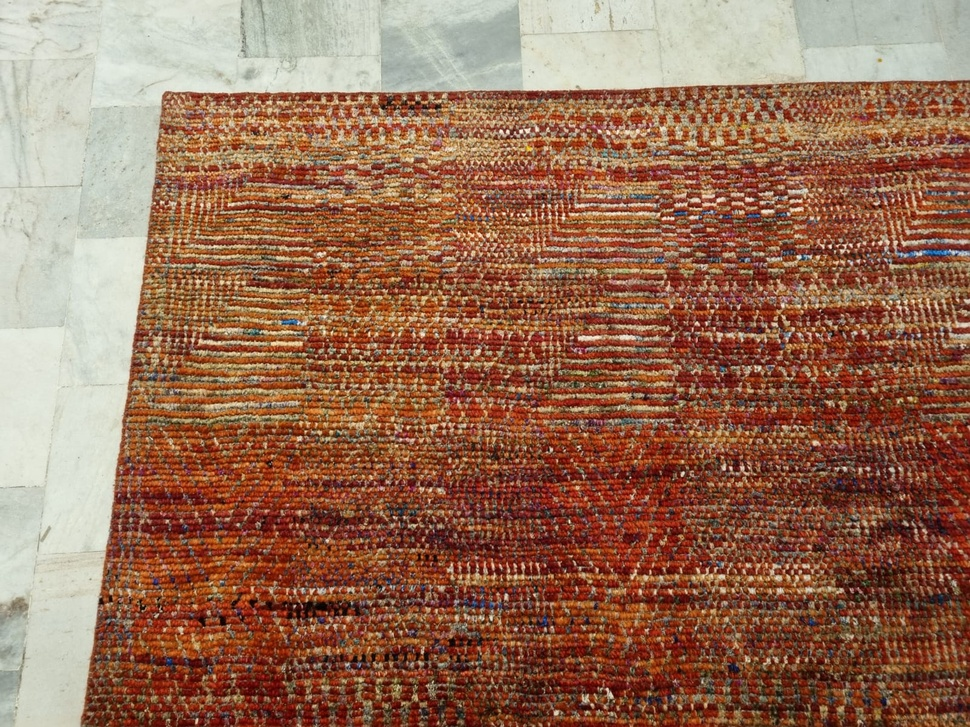
#> input picture images/3/1A.jpeg, 970 x 727 px, shrunk from 1600 x 1200 before the run; its folder holds only this picture in this run
$ python wb.py
#> lines starting #> are read from the running program, lines starting #| are printed output that depends on the picture; long printed decimals are rounded
import cv2
import numpy as np
import os
from pathlib import Path

# --- Stage 1: Dynamic Vignette Correction Functions ---

def create_vignette_correction_map_from_image(image: np.ndarray) -> np.ndarray:
    """
    Computes a gain map to correct vignetting by heavily blurring the image itself.
    """
    # Convert to grayscale to work with brightness
    gray = cv2.cvtColor(image, cv2.COLOR_BGR2GRAY)

    # Use a very large blur kernel to smooth out all texture and detail
    # The kernel size should be odd and large relative to image size
    h, w = gray.shape
    kernel_size = int(min(h, w) / 4) * 2 + 1 # e.g., 1/4 of the smallest dimension

    blurred = cv2.GaussianBlur(gray, (kernel_size, kernel_size), 0)

    # Calculate the average brightness of the blurred field
    avg_brightness = np.mean(blurred)

    # Create the gain map
    gain_map = avg_brightness / (blurred.astype(np.float64) + 1e-6)

    # Return a 3-channel map for easy multiplication with a color image
    return cv2.merge([gain_map, gain_map, gain_map])

def apply_correction(image: np.ndarray, gain_map: np.ndarray) -> np.ndarray:
    """Applies a pre-calculated gain map to an image."""
    corrected_image = image.astype(np.float64) * gain_map
    return np.clip(corrected_image, 0, 255).astype(np.uint8)

# --- Stage 2: White Balance Correction Functions ---

def calculate_gray_world_factors(image: np.ndarray) -> tuple[float, float, float]:
    """Calculates BGR scaling factors based on the Gray World assumption."""
    avg_b, avg_g, avg_r = np.mean(image.astype(np.float64), axis=(0, 1))
    avg_gray = (avg_b + avg_g + avg_r) / 3.0

    scale_b = avg_gray / (avg_b + 1e-6)
    scale_g = avg_gray / (avg_g + 1e-6)
    scale_r = avg_gray / (avg_r + 1e-6)

    return (scale_b, scale_g, scale_r)

def apply_wb_factors(image: np.ndarray, factors: tuple[float, float, float]) -> np.ndarray:
    """Applies pre-calculated BGR scaling factors to an image."""
    scale_b, scale_g, scale_r = factors
    corrected_image = image.astype(np.float64)
    corrected_image[:, :, 0] *= scale_b
    corrected_image[:, :, 1] *= scale_g
    corrected_image[:, :, 2] *= scale_r
    return np.clip(corrected_image, 0, 255).astype(np.uint8)

# --- Stage 3: Histogram Matching Function ---

# [27 lines left out: function match_histogram, not called in this run]

# --- Main Processing Pipeline ---

def preprocess_image_pipeline(input_dir: str, output_dir: str, do_vignette_correction: bool = True, do_histogram_matching: bool = True):
    """
    Runs the full pre-processing pipeline on a folder of images.
    """
#> called with input_dir = 'images/3', output_dir = 'images/3/a', do_vignette_correction = True, do_histogram_matching = False
    in_path = Path(input_dir)
    out_path = Path(output_dir)
    out_path.mkdir(parents=True, exist_ok=True)

    image_extensions = ['.jpg', '.jpeg', '.png', '.tif', '.tiff']
    image_files = sorted([f for f in in_path.iterdir() if f.suffix.lower() in image_extensions])

    if not image_files:
        print(f"No images found in '{input_dir}'")
        return

    # --- Step 1: Perform per-image vignette correction on all images first ---
    vignette_corrected_images = {}
    if do_vignette_correction:
        print("--- Stage 1: Performing Vignette Correction ---")
        for i, image_file in enumerate(image_files):
            print(f"  [{i+1}/{len(image_files)}] Analyzing {image_file.name} for vignetting...")
            img = cv2.imread(str(image_file))
#> img is the input picture: shape (727, 970, 3); mean B, G, R 86.4, 109.5, 151.2
            if img is not None:
                gain_map = create_vignette_correction_map_from_image(img)
#> in create_vignette_correction_map_from_image, `gray = cv2.cvtColor(image, cv2.COLOR_BGR2GRAY)`:
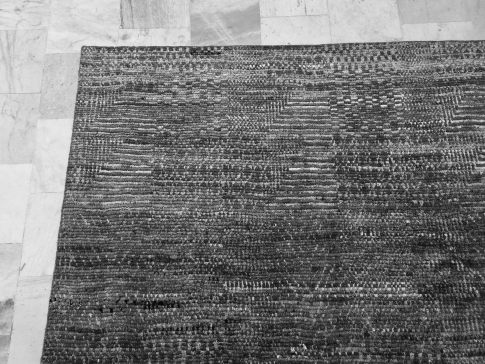
#> gray: shape (727, 970) (shown at 1/2 size); min 1, max 246, mean 119.3
#> in create_vignette_correction_map_from_image, `blurred = cv2.GaussianBlur(gray, (kernel_size, kernel_size), 0)`:
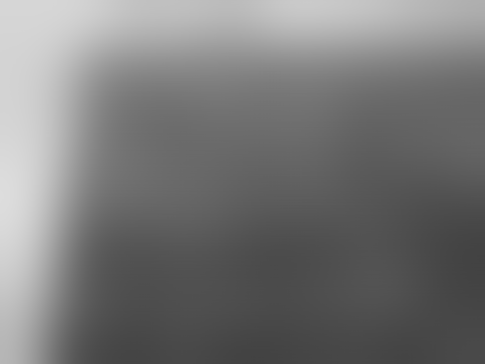
#> blurred: shape (727, 970) (shown at 1/2 size); min 66, max 221, mean 119.3
#> in create_vignette_correction_map_from_image, `avg_brightness = np.mean(blurred)`: avg_brightness = 119.3
#> in create_vignette_correction_map_from_image, `gain_map = avg_brightness / (blurred.astype(np.float64) + 1e-6)`:
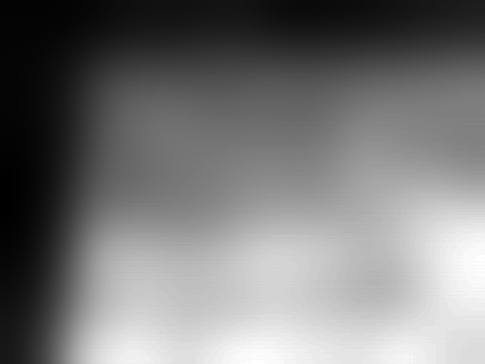
#> gain_map: shape (727, 970) float64 (shown at 1/2 size); min 0.54, max 1.81, mean 1.14; drawn with min black and max white
                vignette_corrected_images[image_file.name] = apply_correction(img, gain_map)
#> in apply_correction, `return np.clip(corrected_image, 0, 255).astype(np.uint8)`:
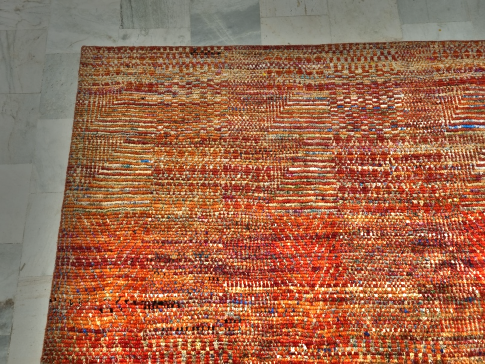
#> returned value: shape (727, 970, 3) (shown at 1/2 size); mean of channels 0, 1, 2 77.6, 104.1, 158.2; drawn as B, G, R
    else:
        print("--- Stage 1: Vignette Correction SKIPPED ---")
        # If skipped, just load the original images
        for image_file in image_files:
            vignette_corrected_images[image_file.name] = cv2.imread(str(image_file))

    # --- Step 2: Analyze ONE reference image to get WB and Histogram targets ---
    print("\n--- Stage 2 & 3: Applying Consistent WB and Histogram Matching ---")
    reference_image_name = image_files[0].name
    print(f"Using '{reference_image_name}' as the reference for WB and Histogram.")

    # Get the already vignette-corrected version of our reference image
    ref_img_for_analysis = vignette_corrected_images[reference_image_name]

    # Calculate WB factors from it
    wb_factors = calculate_gray_world_factors(ref_img_for_analysis)
#> in calculate_gray_world_factors, `avg_b, avg_g, avg_r = np.mean(image.astype(np.float64), axis=(0, 1))`: avg_b = 77.58; avg_g = 104.1; avg_r = 158.2
#> in calculate_gray_world_factors, `avg_gray = (avg_b + avg_g + avg_r) / 3.0`: avg_gray = 113.3
#> in calculate_gray_world_factors, `scale_b = avg_gray / (avg_b + 1e-6)`: scale_b = 1.46
#> in calculate_gray_world_factors, `scale_g = avg_gray / (avg_g + 1e-6)`: scale_g = 1.09
#> in calculate_gray_world_factors, `scale_r = avg_gray / (avg_r + 1e-6)`: scale_r = 0.716
#> wb_factors = (1.46, 1.09, 0.716)
    print(f"Calculated WB Correction Factors (B, G, R): {wb_factors}")
#| Calculated WB Correction Factors (B, G, R): (1.460, 1.088, 0.7161)

    # Create the final "golden reference" for histogram matching
    golden_reference_image = apply_wb_factors(ref_img_for_analysis, wb_factors)
#> in apply_wb_factors, `scale_b, scale_g, scale_r = factors`: scale_b = 1.46; scale_g = 1.09; scale_r = 0.716
#> in apply_wb_factors, `corrected_image[:, :, 2] *= scale_r`:
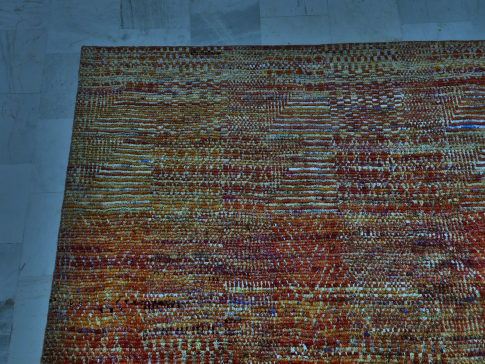
#> corrected_image: shape (727, 970, 3) float64 (shown at 1/2 size); mean of channels 0, 1, 2 113.3, 113.3, 113.3; drawn with min black and max white
#> in apply_wb_factors, `return np.clip(corrected_image, 0, 255).astype(np.uint8)`:
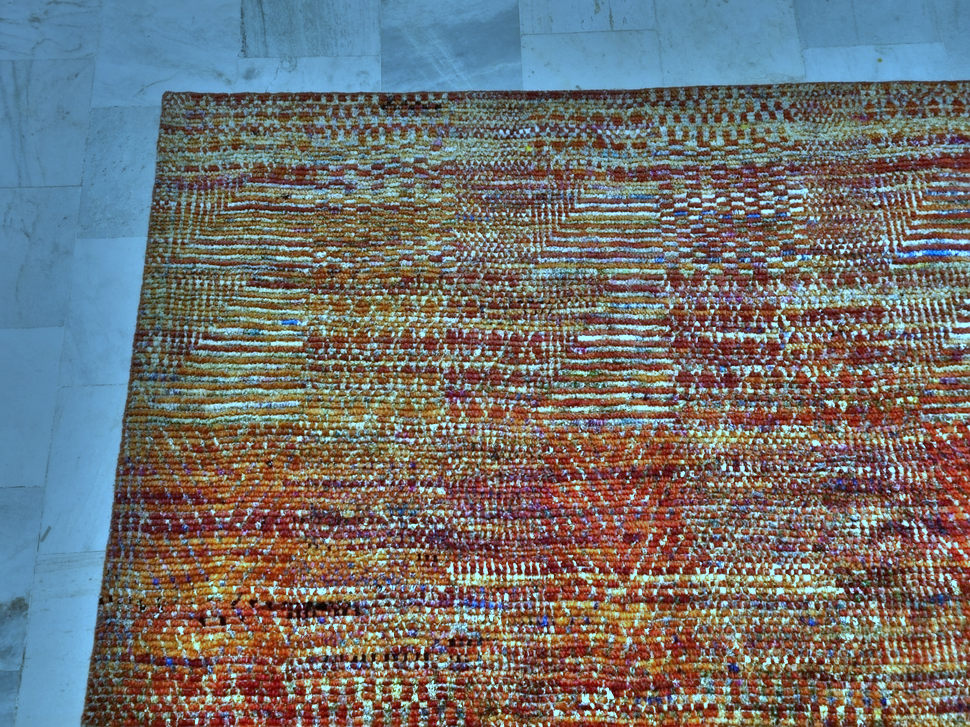
#> returned value: shape (727, 970, 3); mean of channels 0, 1, 2 112.1, 112.7, 112.8; drawn as B, G, R

    # --- Step 3: Process All Images Consistently ---
    for i, image_file in enumerate(image_files):
        print(f"  [{i+1}/{len(image_files)}] Final processing for {image_file.name}...")

        # Get the vignette-corrected image from our dictionary
        current_img = vignette_corrected_images[image_file.name]

        # Apply Consistent White Balance
        current_img = apply_wb_factors(current_img, wb_factors)

        # Apply Histogram Matching
        if do_histogram_matching:
            current_img = match_histogram(current_img, golden_reference_image)

        # Save the final processed image
        save_path = out_path / image_file.name
        cv2.imwrite(str(save_path), current_img)
#> this loop made 1 pass

    print(f"\nProcessing complete. Corrected images saved in '{output_dir}'")

if __name__ == '__main__':
    # --- Configuration ---
    INPUT_FOLDER = 'images/3'
    OUTPUT_FOLDER = 'images/3/a'

    # Set to True to enable the automated, per-image vignette correction
    DO_VIGNETTE_CORRECTION = True

    # Set to True to enable histogram matching, False to disable.
    DO_HISTOGRAM_MATCHING = False
    # -------------------

    preprocess_image_pipeline(INPUT_FOLDER, OUTPUT_FOLDER, DO_VIGNETTE_CORRECTION, DO_HISTOGRAM_MATCHING)

$ run again, on images/3/3A.jpeg
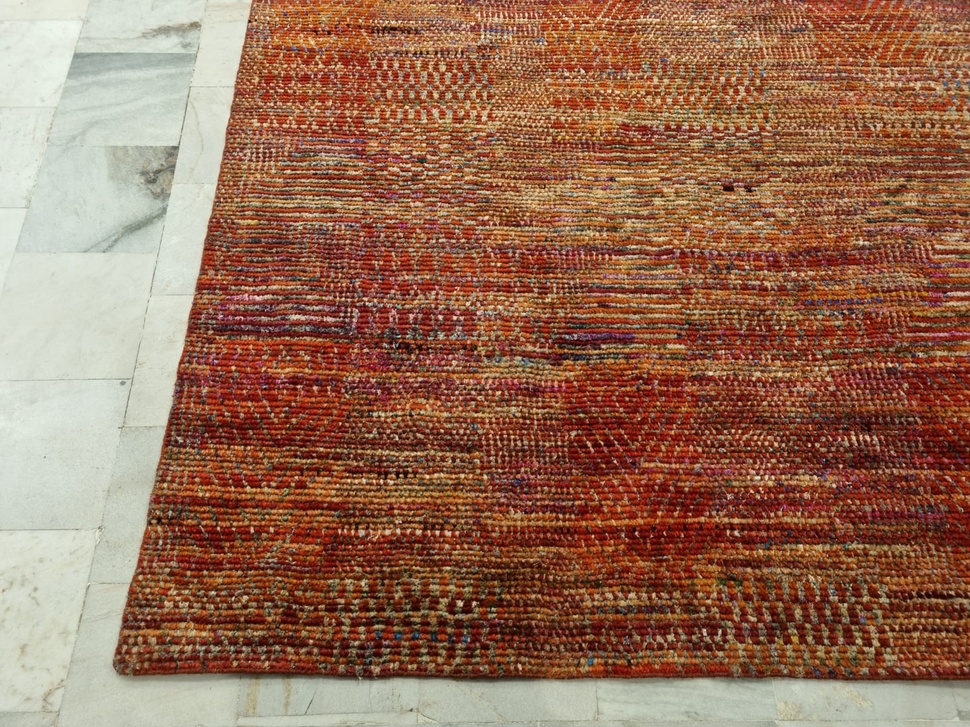
#> input picture images/3/3A.jpeg, 970 x 727 px, shrunk from 1600 x 1200 before the run
#> in preprocess_image_pipeline, img is the input picture: shape (727, 970, 3); mean B, G, R 86, 108.8, 150.6
#> in create_vignette_correction_map_from_image, `blurred = cv2.GaussianBlur(gray, (kernel_size, kernel_size), 0)`:
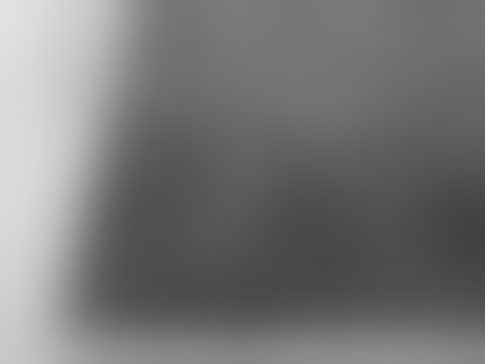
#> blurred: shape (727, 970) (shown at 1/2 size); min 64, max 226, mean 118.7
#> avg_brightness = 118.7
#> avg_b = 77.47; avg_g = 103.4; avg_r = 156.2
#> avg_gray = 112.4
#> in calculate_gray_world_factors, `scale_b = avg_gray / (avg_b + 1e-6)`: scale_b = 1.45
#> in calculate_gray_world_factors, `scale_g = avg_gray / (avg_g + 1e-6)`: scale_g = 1.09
#> in calculate_gray_world_factors, `scale_r = avg_gray / (avg_r + 1e-6)`: scale_r = 0.719
#> wb_factors = (1.45, 1.09, 0.719)
#| Calculated WB Correction Factors (B, G, R): (1.451, 1.087, 0.7192)
#> in apply_wb_factors, `scale_b, scale_g, scale_r = factors`: scale_b = 1.45; scale_g = 1.09; scale_r = 0.719
#> in apply_wb_factors, `return np.clip(corrected_image, 0, 255).astype(np.uint8)`:
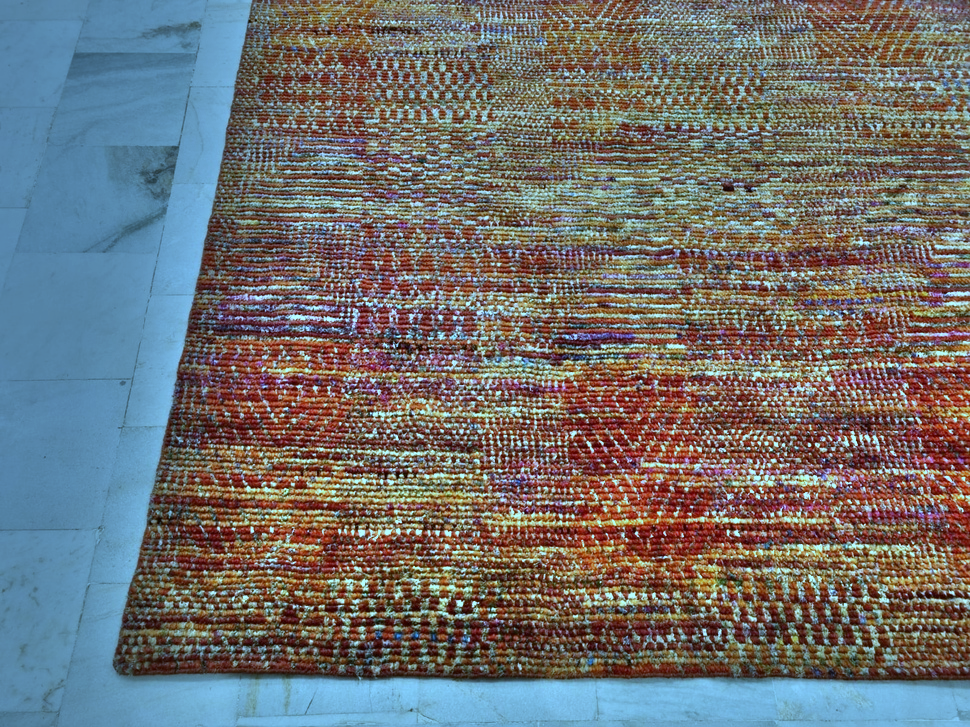
#> returned value: shape (727, 970, 3); mean of channels 0, 1, 2 111.6, 111.8, 111.9; drawn as B, G, R
#> the loop in preprocess_image_pipeline, `for i, image_file in enumerate(image_files):` made 1 pass

$ run again, on images/3/3B.jpeg
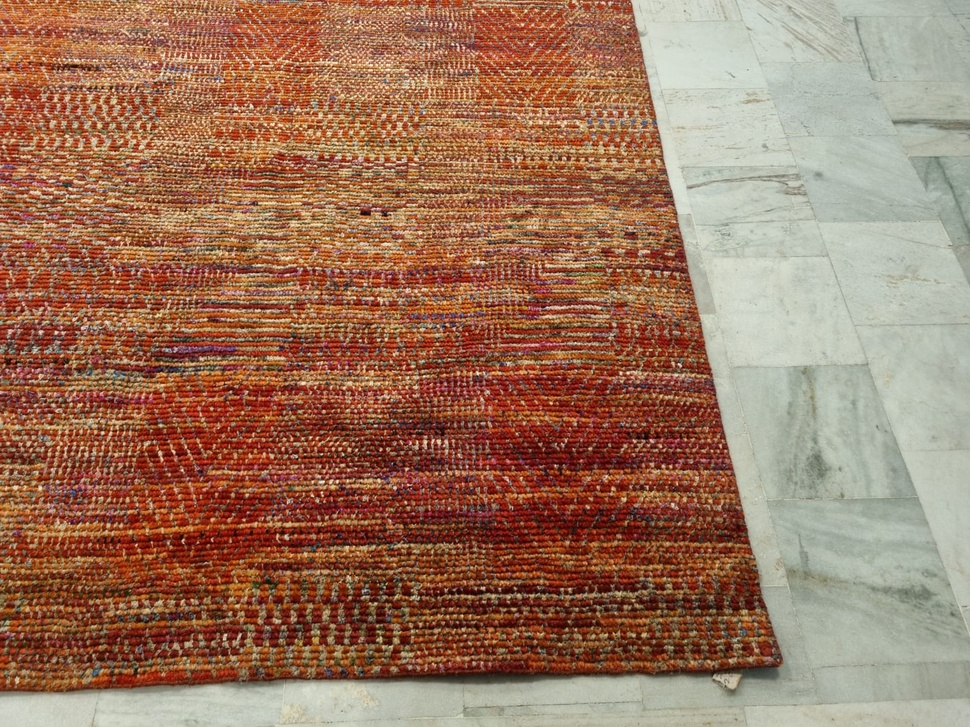
#> input picture images/3/3B.jpeg, 970 x 727 px, shrunk from 1600 x 1200 before the run
#> in preprocess_image_pipeline, img is the input picture: shape (727, 970, 3); mean B, G, R 94.4, 117.5, 156.6
#> in create_vignette_correction_map_from_image, `blurred = cv2.GaussianBlur(gray, (kernel_size, kernel_size), 0)`:
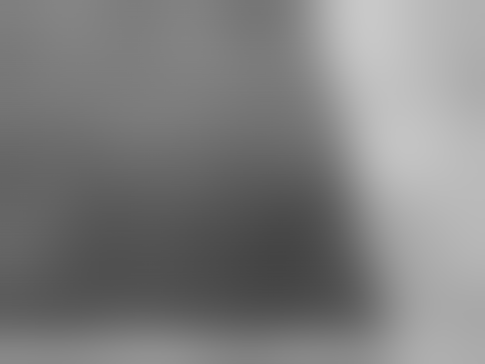
#> blurred: shape (727, 970) (shown at 1/2 size); min 67, max 200, mean 126.5
#> avg_brightness = 126.5
#> avg_b = 86.87; avg_g = 112.6; avg_r = 161.5
#> avg_gray = 120.3
#> in calculate_gray_world_factors, `scale_b = avg_gray / (avg_b + 1e-6)`: scale_b = 1.38
#> in calculate_gray_world_factors, `scale_g = avg_gray / (avg_g + 1e-6)`: scale_g = 1.07
#> in calculate_gray_world_factors, `scale_r = avg_gray / (avg_r + 1e-6)`: scale_r = 0.745
#> wb_factors = (1.38, 1.07, 0.745)
#| Calculated WB Correction Factors (B, G, R): (1.385, 1.069, 0.7451)
#> in apply_wb_factors, `scale_b, scale_g, scale_r = factors`: scale_b = 1.38; scale_g = 1.07; scale_r = 0.745
#> in apply_wb_factors, `return np.clip(corrected_image, 0, 255).astype(np.uint8)`:
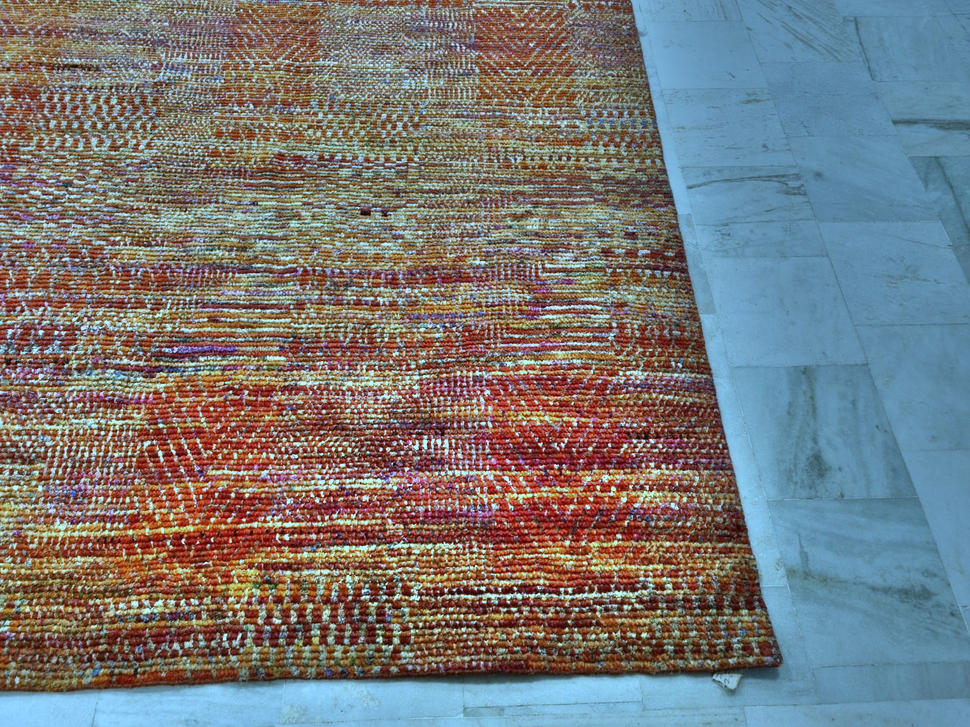
#> returned value: shape (727, 970, 3); mean of channels 0, 1, 2 119.6, 119.8, 119.8; drawn as B, G, R
#> the loop in preprocess_image_pipeline, `for i, image_file in enumerate(image_files):` made 1 pass
